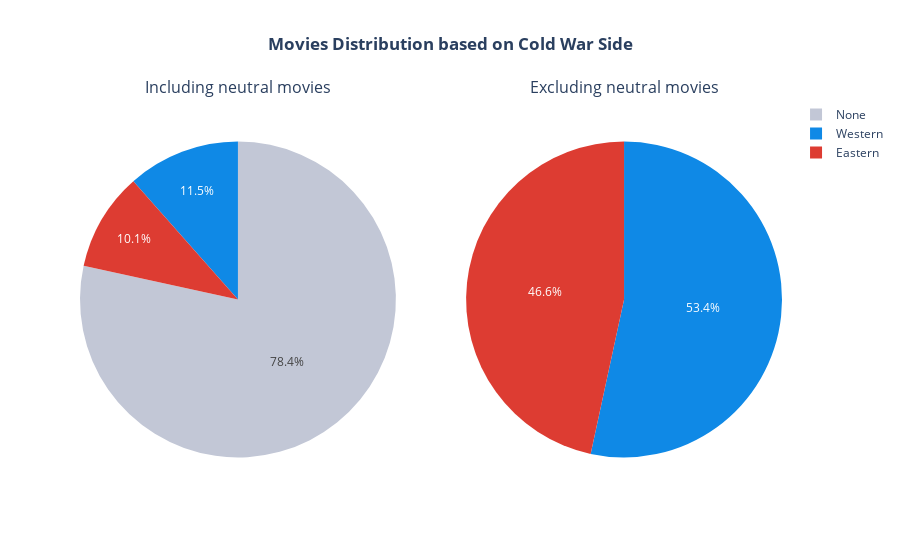

The code cell stored with this chart in its notebook:
### Code cell
fig = make_subplots(rows=1, cols=2, specs=[[{'type': 'pie'}, {'type': 'pie'}]], subplot_titles=("Including neutral movies", "Excluding neutral movies"))

# prepare data for the pie chart
global_movies_side_count = movies['cold_war_side'].value_counts().reset_index()
global_movies_side_count.columns = ['side', 'count']

cw_movies_side_count = movies[movies['cold_war_side'] != 'None']
cw_movies_side_count = cw_movies_side_count['cold_war_side'].value_counts().reset_index()
cw_movies_side_count.columns = ['side', 'count']

# Define colors for the pie chart slices
colors = {'None': NEUTRAL_COLOR, 'Western': WESTERN_COLOR, 'Eastern': EASTERN_COLOR}

fig.add_trace(go.Pie(labels=global_movies_side_count['side'],
                    values=global_movies_side_count['count'],
                    marker=dict(colors=[colors[side] for side in global_movies_side_count['side']]),
                    hovertemplate='<b>%{label}</b><br>Count: %{value}<br><extra></extra>',
                    name='Side'), row=1, col=1)

fig.add_trace(go.Pie(labels=cw_movies_side_count['side'],
                    values=cw_movies_side_count['count'],
                    marker=dict(colors=[colors[side] for side in cw_movies_side_count['side']]),
                    hovertemplate='<b>%{label}</b><br>Count: %{value}<br><extra></extra>',
                    name='Side'), row=1, col=2)

# Adjust the domain of the pie charts to add space between the charts and the titles
fig.update_traces(domain=dict(x=[0, 0.45], y=[0, 0.95]), row=1, col=1)
fig.update_traces(domain=dict(x=[0.55, 1], y=[0, 0.95]), row=1, col=2)

fig.update_layout(title_text="Movies Distribution based on Cold War Side", title_x=0.5, title_font_weight='bold')
fig.show()

### Figure 1 — Plotly figure (JSON) as saved in the notebook; plotly's stock layout.template omitted (floating-point values rounded to 4 significant figures)
{"data": [{"domain": {"x": [0, 0.45], "y": [0, 0.95]}, "hovertemplate": "<b>%{label}</b><br>Count: %{value}<br><extra></extra>", "labels": ["None", "Western", "Eastern"], "marker": {"colors": ["#C2C7D6", "#0F89E6", "#DD3C32"]}, "name": "Side", "type": "pie", "values": [25438, 3738, 3263]}, {"domain": {"x": [0.55, 1], "y": [0, 0.95]}, "hovertemplate": "<b>%{label}</b><br>Count: %{value}<br><extra></extra>", "labels": ["Western", "Eastern"], "marker": {"colors": ["#0F89E6", "#DD3C32"]}, "name": "Side", "type": "pie", "values": [3738, 3263]}], "layout": {"annotations": [{"font": {"size": 16}, "showarrow": false, "text": "Including neutral movies", "x": 0.225, "xanchor": "center", "xref": "paper", "y": 1, "yanchor": "bottom", "yref": "paper"}, {"font": {"size": 16}, "showarrow": false, "text": "Excluding neutral movies", "x": 0.775, "xanchor": "center", "xref": "paper", "y": 1, "yanchor": "bottom", "yref": "paper"}], "title": {"font": {"weight": "bold"}, "text": "Movies Distribution based on Cold War Side", "x": 0.5}}}
